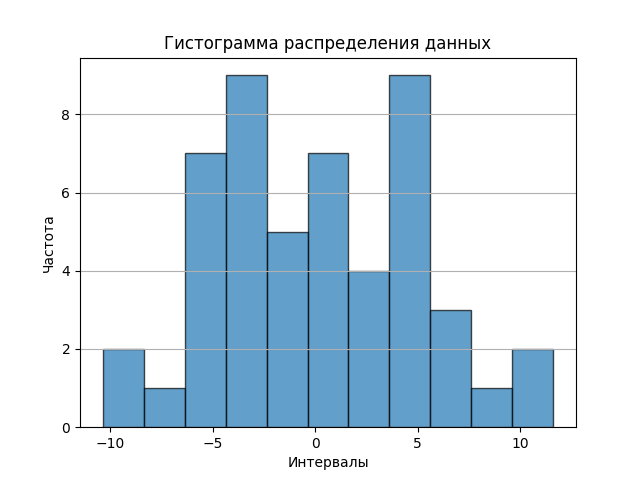

Reproduce this figure in Python.
import numpy as np
import matplotlib.pyplot as plt

# Данные
data = [-10.37, -9.52, -6.71, -6.30, -6.03, -5.95, -5.72, -5.36, -5.25, -5.24,
        -4.05, -4.00, -3.94, -3.63, -3.45, -3.38, -2.78, -2.73, -2.53, -2.16,
        -1.94, -1.75, -1.67, -1.59, -0.30, 0.05, 0.15, 0.34, 0.35, 0.63,
        1.00, 1.82, 2.78, 2.86, 3.26, 3.85, 4.12, 4.63, 4.67, 4.74, 4.90,
        5.04, 5.08, 5.44, 6.37, 6.84, 7.60, 8.13, 9.67, 11.25]

# Определяем интервалы
bins = np.arange(-10.37, 11.25 + 2.00, 2.00)

# Построение гистограммы
plt.hist(data, bins=bins, edgecolor="black", alpha=0.7)
plt.xlabel("Интервалы")
plt.ylabel("Частота")
plt.title("Гистограмма распределения данных")
plt.grid(axis="y")

plt.savefig("histogram.png")
plt.close()

hist, bin_edges = np.histogram(data, bins=bins)
print(hist)